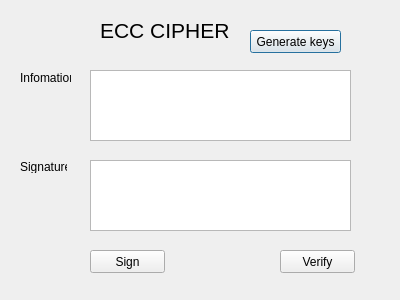
<?xml version="1.0" encoding="UTF-8"?>
<ui version="4.0">
 <class>Dialog</class>
 <widget class="QDialog" name="Dialog">
  <property name="geometry">
   <rect>
    <x>0</x>
    <y>0</y>
    <width>400</width>
    <height>300</height>
   </rect>
  </property>
  <property name="windowTitle">
   <string>Dialog</string>
  </property>
  <widget class="QLabel" name="label">
   <property name="geometry">
    <rect>
     <x>100</x>
     <y>10</y>
     <width>131</width>
     <height>41</height>
    </rect>
   </property>
   <property name="font">
    <font>
     <pointsize>16</pointsize>
    </font>
   </property>
   <property name="text">
    <string>ECC CIPHER</string>
   </property>
  </widget>
  <widget class="QLabel" name="label_2">
   <property name="geometry">
    <rect>
     <x>20</x>
     <y>70</y>
     <width>51</width>
     <height>16</height>
    </rect>
   </property>
   <property name="text">
    <string>Infomation</string>
   </property>
  </widget>
  <widget class="QLabel" name="label_3">
   <property name="geometry">
    <rect>
     <x>20</x>
     <y>160</y>
     <width>47</width>
     <height>13</height>
    </rect>
   </property>
   <property name="text">
    <string>Signature</string>
   </property>
  </widget>
  <widget class="QPlainTextEdit" name="txt_info">
   <property name="geometry">
    <rect>
     <x>90</x>
     <y>70</y>
     <width>261</width>
     <height>71</height>
    </rect>
   </property>
  </widget>
  <widget class="QPlainTextEdit" name="txt_sign">
   <property name="geometry">
    <rect>
     <x>90</x>
     <y>160</y>
     <width>261</width>
     <height>71</height>
    </rect>
   </property>
  </widget>
  <widget class="QPushButton" name="btn_gen_keys">
   <property name="geometry">
    <rect>
     <x>250</x>
     <y>30</y>
     <width>91</width>
     <height>23</height>
    </rect>
   </property>
   <property name="text">
    <string>Generate keys</string>
   </property>
  </widget>
  <widget class="QPushButton" name="btn_gen_keys_2">
   <property name="geometry">
    <rect>
     <x>90</x>
     <y>250</y>
     <width>75</width>
     <height>23</height>
    </rect>
   </property>
   <property name="text">
    <string>Sign</string>
   </property>
  </widget>
  <widget class="QPushButton" name="btn_verify">
   <property name="geometry">
    <rect>
     <x>280</x>
     <y>250</y>
     <width>75</width>
     <height>23</height>
    </rect>
   </property>
   <property name="text">
    <string>Verify</string>
   </property>
  </widget>
 </widget>
 <resources/>
 <connections/>
</ui>
